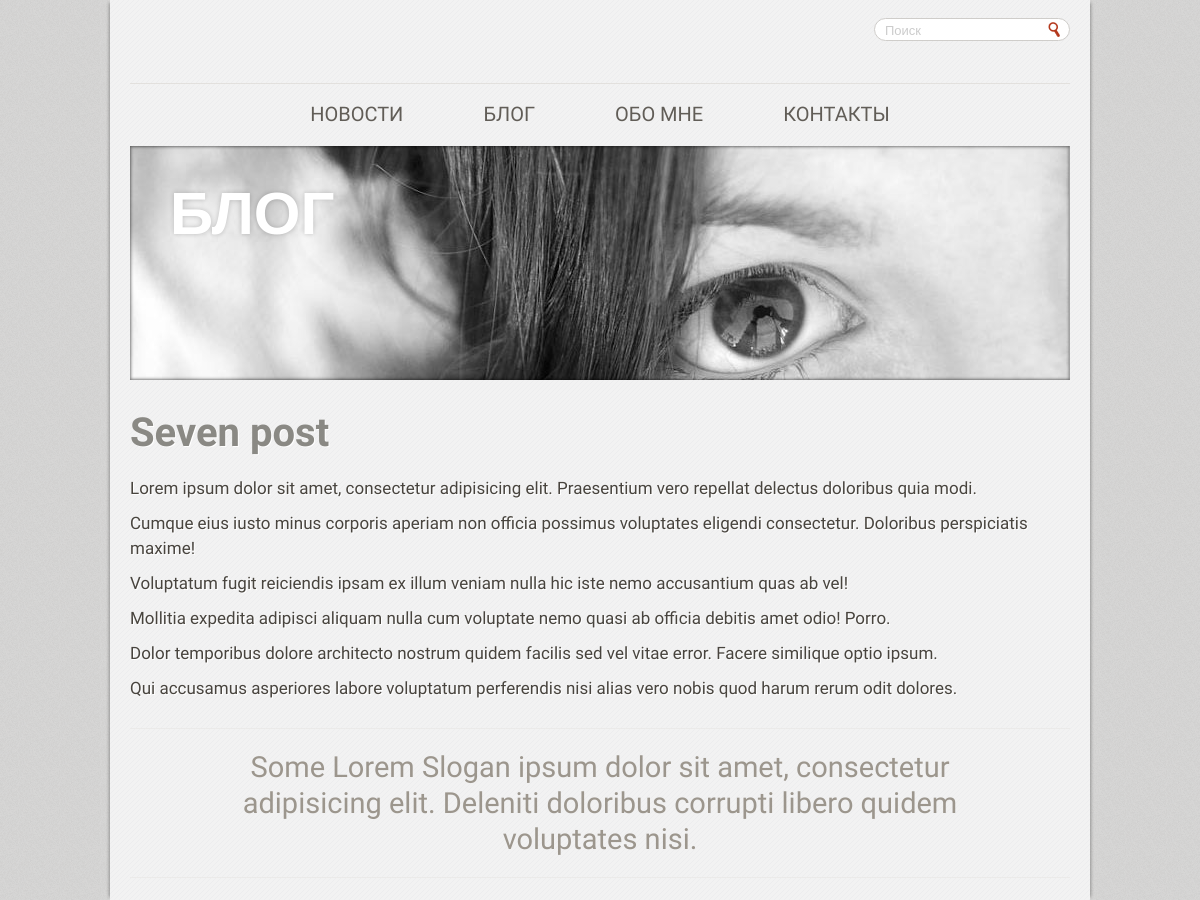
The page /blog/blog_post/7/ on the database its author committed.
### blog_project/apps/blog/models.py (models this page shows)
class Blog(models.Model):
    post_type = models.ForeignKey(PostType, blank=True, null=True)
    post_author = models.ForeignKey(SiteUsers, blank=True, null=True)
    post_title = models.CharField(max_length=200)
    post_text = models.TextField()
    post_illustration = models.ImageField(upload_to='img', blank=True, null=True)
    def __unicode__(self):
        return "[{0}]".format(self.post_title)

### blog_project/apps/blog/views.py (the view)
# urls.py: url(r'^blog_post/(?P<post_id>\d+)/$', 'blog_post', name='blog_post'),
def blog_post(request, post_id):
    blog_post_item = get_object_or_404(Blog, id=post_id)
    print blog_post_item
    return render(request, "blog_post.html", {"blog_item": blog_post_item})

### blog_project/templates/blog_post.html
{% extends "base.html" %}
{% block content %}
<figure class="main-visual" >
	<img src="/static/images/img-9.jpg" height="234" width="939" alt="" />
	<span class="mask"></span>
	<h1 class="page-title">Блог</h1>
</figure>
<div id="twocolumns">
	<section id="content">
		<article class="post">
			<h1>{{ blog_item.post_title }}</h1>
			{{ blog_item.post_text|safe }}
		</article>
	</section>
</div>
{% endblock content %}

### blog_project/static/css/all.css (style rules this page uses)
* { margin: 0; padding: 0; }
ul, ol, dl, p, h1, h2, h3, h4, h5, h6, address, form, table, blockquote, applet, embed, object, iframe, frameset { margin: 0 0 14px; }
html, body, div, span, applet, embed, object, iframe, frameset, p, q, blockquote, sub, sup, a, abbr, acronym, font, img, small, center, h1, h2, h3, h4, h5, h6, b, strong, big, u, ins, i, cite, em, var, dfn, address, s, strike, del, dl, dt, dd, ol, ul, li, pre, code, kbd, samp, tt, fieldset, legend, form, label, table, caption, tbody, tfoot, thead, tr, th, td, article, aside, canvas, details, figcaption, figure, footer, header, hgroup, menu, nav, section, summary, time, mark, audio,video { border: 0; background: none; }
h1, h2, h3, h4, h5, h6, b, strong, th { font-weight:bold; }
h1 { font-size: 200%; }
body { margin: 0; color: #48443e; font: 21px/25px Arial, Helvetica, sans-serif; min-width: 980px; background: #9b958c url(../images/bg-body.gif); -webkit-text-size-adjust: none; -webkit-text-resize: 100%; text-resize: 100%; }
img { border-style: none; }
header, footer, article, section, hgroup, nav, figure { display: block; }
figure { margin:0; padding:0; }
.page-title { position: absolute; z-index: 1; left: 40px; width: 500px; top: 40px; color: #fff; font: 800 60px/50px 'Open Sans', Arial, 'Helvetica Neue', Helvetica, sans-serif; text-shadow: 0 0 5px rgba(0, 0, 0, .2); margin: 0; text-transform: uppercase; }
.main-visual { display: block; position: relative; margin: 0 0 31px; }
.main-visual img { display: block; }
.main-visual .mask { position: absolute; top: 0; left: 0; width: 100%; height: 100%; z-index: 1; -webkit-box-shadow: inset 0 0 3px 1px rgba(0,0,0, 0.5); -moz-box-shadow: inset 0 0 3px 1px rgba(0,0,0, 0.5); -ms-box-shadow: inset 0 0 3px 1px rgba(0,0,0, 0.5); box-shadow: inset 0 0 3px 1px rgba(0,0,0, 0.5); }
#twocolumns { overflow: hidden; padding: 0 0 7px; }
#content { overflow: hidden; }
.post { padding: 0 10px 10px 0; font: 400 17px/25px 'Cardo', Times, serif; text-shadow: 1px 1px #fff; overflow: hidden; }
.post h1 { color: #8a8984; font-size: 40px; line-height: 44px; margin: 0 0 21px; font-weight: 700; }
.post p { margin: 0 0 10px; }

### rows shown on the page
Blog: post_title "Seven post", post_text "Lorem ipsum dolor sit amet, consectetur adipisicing elit. Praesentium vero repellat delectus doloribus quia modi. Cumque eius iusto minus corporis aperiam non officia possimus voluptates eligendi consectetur. Doloribus perspiciatis maxime! Voluptatum fugit reiciendis ipsam ex illum veniam nulla hic iste nemo accusantium quas ab vel! Mollitia expedita adipisci aliquam nulla cum voluptate nemo quasi ab officia debitis amet odio! Porro. Dolor temporibus dolore architecto nostrum quidem facilis sed vel vitae error. Facere similique optio ipsum. Qui accusamus asperiores labore voluptatum perferendis nisi alias vero nobis quod harum rerum odit dolores."
